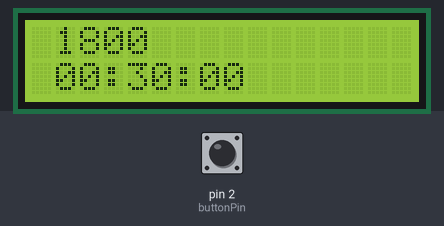
This sketch was run on a simulated Arduino Uno, built with avr-gcc and run on an emulated ATmega328P. On the bench: 16×2 character LCD. The inputs (shaded band) are chosen by the test bench; at power-on: pin 2 (buttonPin) LOW. What the sketch prints to the serial monitor is not drawn.

Above: at 1.6 s.
1.7 s: pin 2 (buttonPin) pulled HIGH for 0.15 s
At 4.5 s:
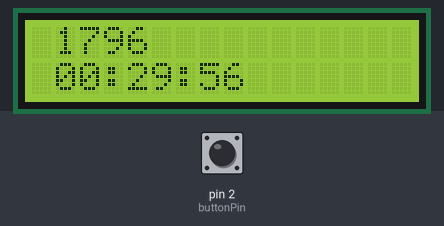
4.8 s: pin 2 (buttonPin) pulled HIGH for 1 s
At 8.7 s:
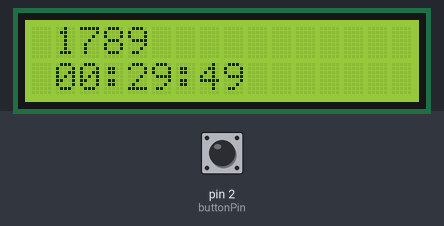
8.8 s: pin 2 (buttonPin) pulled HIGH for 0.15 s
At 9.49 s:
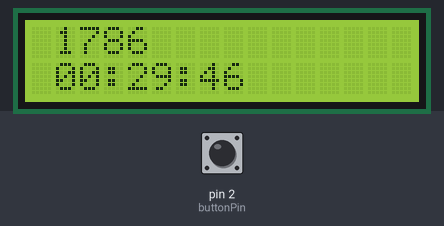
9.5 s: pin 2 (buttonPin) pulled HIGH for 1 s
At 12.04 s:
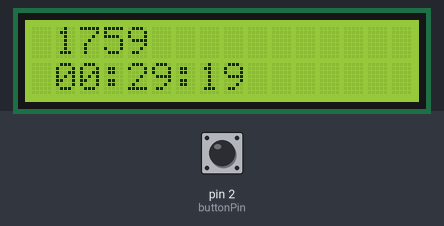
Timing chart, 0 to 12.1 s (numbered marks = the images above; inputs shaded):
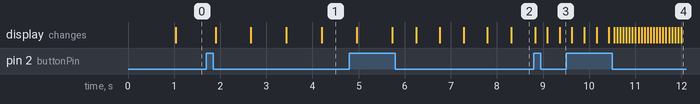

The sketch:

LCD_Countdown_Button_reset.ino
```cpp
///////////////////////////////////////////////////////////
//LCD GND = Power GND
//LCD VCC = Power 5V
//LCD SDA = Analog In A4
//LCD SCL = Analog In A5
///////////////////////////////////////////////////////////
///////////////////////////////////////////////////////////
// vereinfachte version
// https://www.arduino.cc/en/Tutorial/StateChangeDetection
///////////////////////////////////////////////////////////

#include <Wire.h>
#include <LiquidCrystal_I2C.h>
int timeSecondOriginal=1800;
int timeSecond=timeSecondOriginal;
LiquidCrystal_I2C lcd(0x3F,16,2);  // set the LCD address to 0x27 for a 16 chars and 2 line display
// this constant won't change:
const int  buttonPin = 2;    // the pin that the pushbutton is attached to

// Variables will change:
int buttonPushCounter = 0;   // counter for the number of button presses
int buttonState = 0;         // current state of the button
int lastButtonState = 0;     // previous state of the button
int timeCounter=1;
int timeCounterInterval=20;

void setup() {
  lcd.init();
  lcd.backlight();
  pinMode(buttonPin, INPUT);
  Serial.begin(9600);
}


void loop() {
  if(timeSecond<0){
    lcd.clear();
    lcd.setCursor(3,0);
    lcd.print("GAME OVER");
    delay(1000000);
  }else{
    ////////////////////////////////////
    // read the pushbutton input pin:
    buttonState = digitalRead(buttonPin);
    // compare the buttonState to its previous state
    if (buttonState != lastButtonState) {
      // if the state has changed, increment the counter
      if (buttonState == HIGH) {
        // if the current state is HIGH then the button went from off to on:
        buttonPushCounter++;
        Serial.println("on - button pressed");
        Serial.print("number of button pushes: ");
        Serial.println(buttonPushCounter);
      } else {
        // if the current state is LOW then the button went from on to off:
        Serial.println("off - button released");
        //timeSecond=timeSecond+30;
        timeCounterInterval=timeCounterInterval-5;
      }
    }
    ////////////////////////////////////
    if(timeCounter<timeCounterInterval){
      timeCounter=timeCounter+1;
    }
    else{
      lcd.clear();
      lcd.setCursor(1,0);
      lcd.print(timeSecond);
      lcd.setCursor(1,1);
      lcd.print(formatSecondToTime(timeSecond));
      timeSecond=timeSecond-1;
      timeCounter=1;
    }
  }
  delay(50);
  // save the current state as the last state, for next time through the loop
  lastButtonState = buttonState;
}

String formatSecondToTime(int seconds){
  int runHours= seconds/3600;
  int secsRemaining=seconds%3600;
  int runMinutes=secsRemaining/60;
  int runSeconds=secsRemaining%60;

  char buf[21];
  sprintf(buf,"%02d:%02d:%02d",runHours,runMinutes,runSeconds);
  return buf;
}
```
